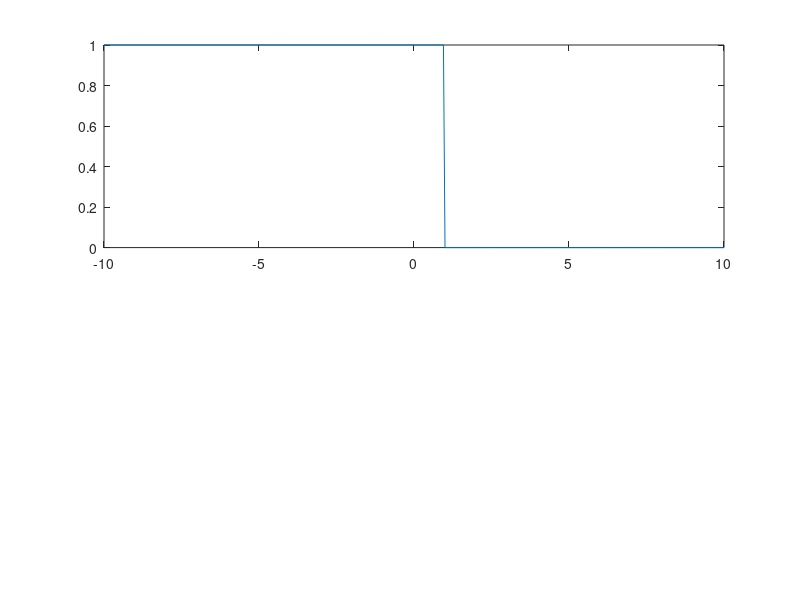

This figure's MATLAB source: (Note: this script raises an error after producing the figure.)
clc
clear all
close all

step_size=0.05;
t=-10:step_size:10;

sigma_x=-5:0.01:5;

step_size_for_omega=0.1*pi;
omega_x=-pi*(1/step_size):step_size_for_omega:...
    (1/step_size)*pi;


for ii=1:1:length(t)
    if(t(ii)<1)
        x_t(ii)=1;
    else
        x_t(ii)=0;
    end
end
subplot(2,1,1), plot(t, (x_t))
pause

for ii=1:(length(omega_x))
    complex_expo(ii,:)=exp(-1j*omega_x(ii).*t);  
    
end


for ii=1:length(sigma_x)
    for kk=1:length(omega_x)
        temp=(x_t.*exp(-sigma_x(ii).*t)).*complex_expo(kk,:);
        F_x_t(ii, kk)=integration_x(temp, step_size );
    end
end
 
     



[X,Y] = meshgrid(omega_x/pi, sigma_x);
subplot(2,1,2),surf(X, Y, 20*log10(abs(F_x_t)), 'edgecolor', 'none')
xlabel('Frequency in Hz'), ylabel('Sigma'), zlabel('20*log_{10}{\it x}({\it t})');